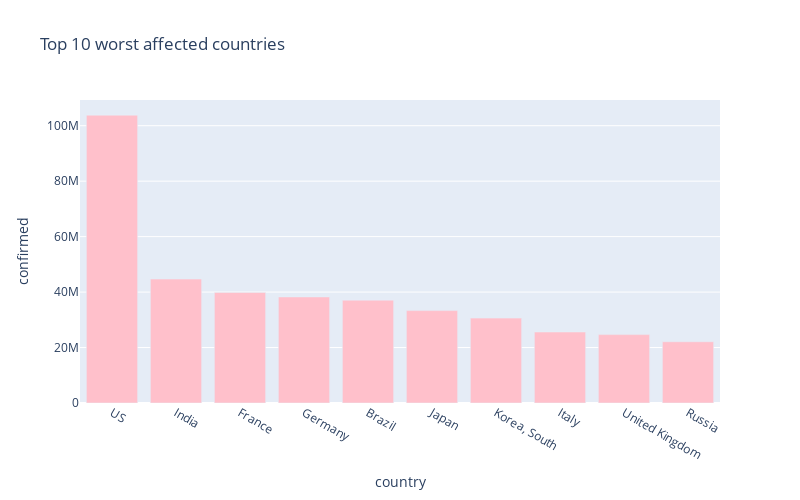

Source (notebook cell):
### Markdown cell above
# Les 10 pays les plus touchés (graphique en bâton)

### Code cell
# display 
px.bar(
    sorted_country_df.head(10),
    x = "country",
    y = "confirmed",
    title= "Top 10 worst affected countries", # the axis names
    color_discrete_sequence=["pink"], 
    height=500,
    width=800
)

### Figure 1 — Plotly figure (JSON) as saved in the notebook; plotly's stock layout.template omitted (floating-point values rounded to 4 significant figures)
{"data": [{"alignmentgroup": "True", "hovertemplate": "country=%{x}<br>confirmed=%{y}<extra></extra>", "legendgroup": "", "marker": {"color": "pink", "pattern": {"shape": ""}}, "name": "", "offsetgroup": "", "orientation": "v", "showlegend": false, "textposition": "auto", "type": "bar", "x": ["US", "India", "France", "Germany", "Brazil", "Japan", "Korea, South", "Italy", "United Kingdom", "Russia"], "xaxis": "x", "y": [103804263, 44690738, 39866718, 38249060, 37085675, 33329551, 30615522, 25603510, 24658705, 22086064], "yaxis": "y"}], "layout": {"barmode": "relative", "height": 500, "legend": {"tracegroupgap": 0}, "title": {"text": "Top 10 worst affected countries"}, "width": 800, "xaxis": {"anchor": "y", "autorange": true, "domain": [0, 1], "range": [-0.5, 9.5], "title": {"text": "country"}, "type": "category"}, "yaxis": {"anchor": "x", "autorange": true, "domain": [0, 1], "range": [0, 109300000.0], "title": {"text": "confirmed"}, "type": "linear"}}}
